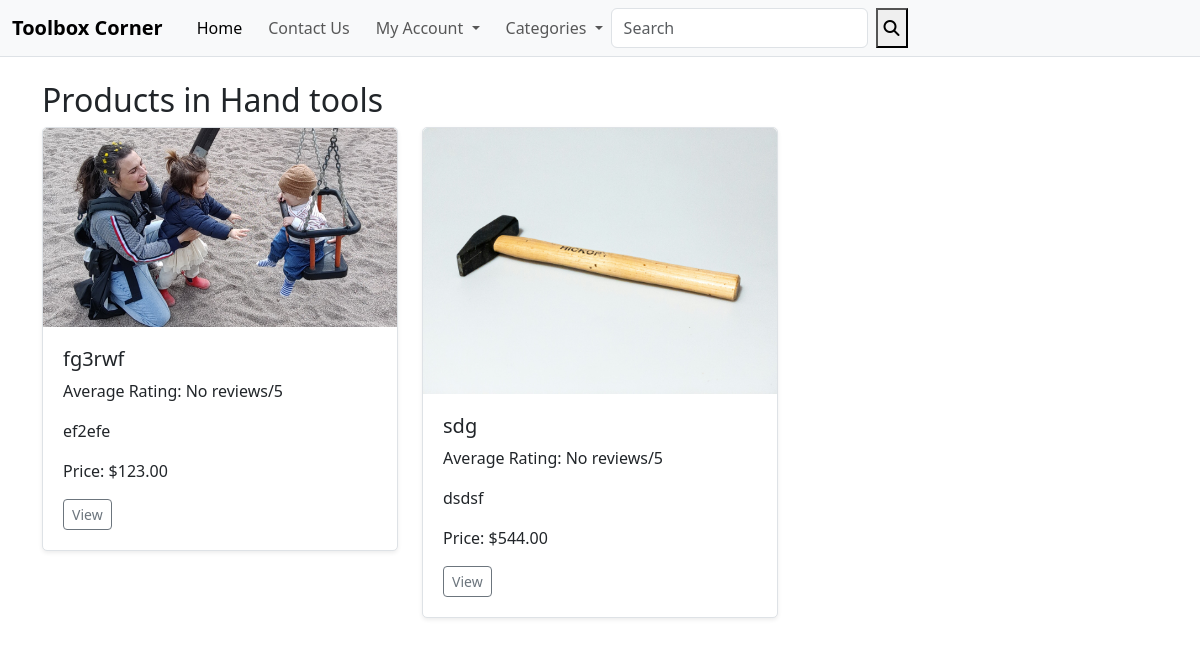
The page /products/products/category/1/ on the database as committed earlier.
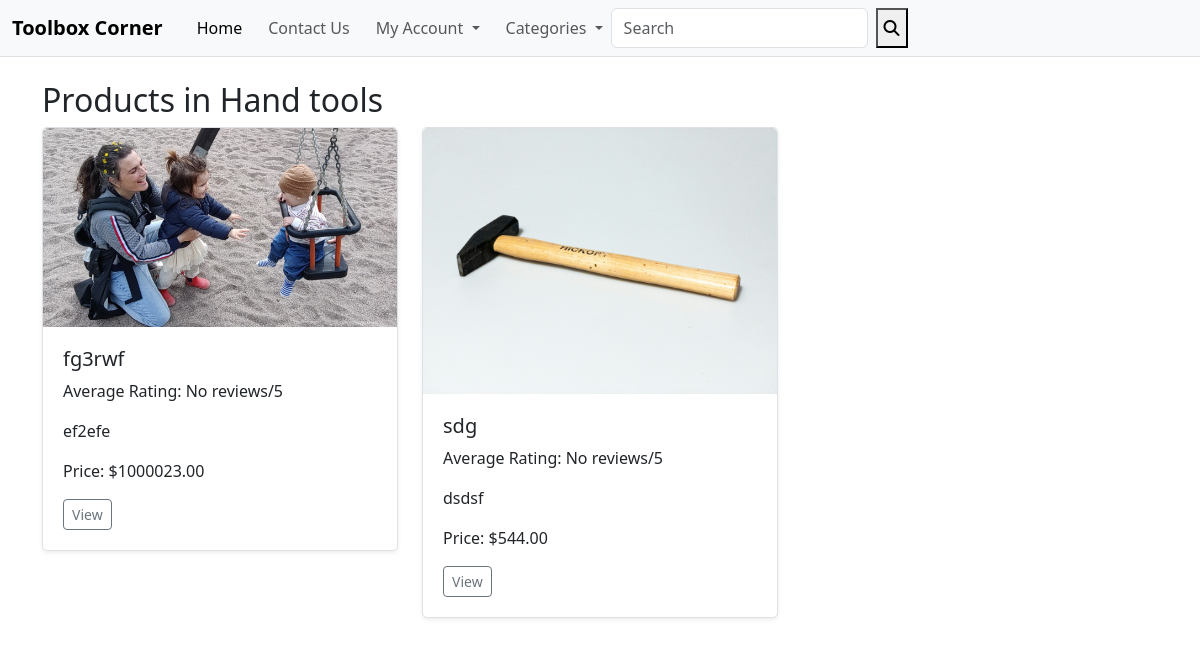
The same page on the database as committed later.
### website/models.py (models this page shows, shortened)
class Category(models.Model):
    name = models.CharField(max_length=100)

class Product(models.Model):
    name = models.CharField(max_length=100)
    description = models.TextField(max_length=300)
    price = models.DecimalField(max_digits=10, decimal_places=2)
    created_by = models.ForeignKey(User, null=True, blank=True, on_delete=models.SET_NULL)
    created_at = models.DateTimeField(auto_now_add=True)
    modified_at = models.DateTimeField(auto_now=True)
    category = models.ForeignKey(Category, null=True, blank=True, on_delete=models.SET_NULL, related_name='products')

class ProductImage(models.Model):
    product = models.ForeignKey(Product, on_delete=models.CASCADE, related_name='images')
    image = models.ImageField(null=True, blank=True)
    alt = models.CharField(max_length=50, blank=True, null=True)

### website/views.py (the view)
# urls.py: path('products/category/<int:category_id>/', views.category_products, name='category_products'),
def category_products(request, category_id):
    category = get_object_or_404(Category, id=category_id)
    products = Product.objects.filter(category=category)
    product_images = {product.id: product.images.first() for product in products}
    context = {
        'category': category,
        'products': products,
        'product_images': product_images,
        'MEDIA_URL': settings.MEDIA_URL,
    }
    return render(request, 'website/category_products.html', context)

### templates/website/category_products.html
{% extends 'base.html' %}
{% block content %}
<h2>Products in {{ category.name }}</h2>
<div class="row">
    {% for product in products %}
    <div class="col-md-4">
        <div class="card mb-4 shadow-sm">
            {% with product.images.first as product_image %}
                {% if product_image %}
                <img class="card-img-top" src="{{ product_image.image.url }}" alt="{{ product.name }}">
                {% else %}
                <img class="card-img-top" src="{{ MEDIA_URL }}noimage.png" alt="{{ product.name }}">
                {% endif %}
            {% endwith %}
            <div class="card-body">
                <h5 class="card-title d-inline">{{ product.name }}</h5>
                <p>Average Rating: {{ product.average_rating|default:"No reviews" }}/5</p>
                <p class="card-text">{{ product.description }}</p>
                <p class="card-text">Price: ${{ product.price }}</p>
                <div class="d-flex justify-content-between align-items-center">
                    <div class="btn-group">
                        <a href="{% url 'product_detail' product.id %}" class="btn btn-sm btn-outline-secondary">View</a>
                    </div>
                </div>
            </div>
        </div>
    </div>
    {% endfor %}
</div>
{% endblock %}

### templates/base.html (shortened to what this page needs)
{% load static %}
<!DOCTYPE html>
<html lang="en">
<head>
    {% block corecss %}
    <link href="https://cdn.jsdelivr.net/npm/bootstrap@5.3.3/dist/css/bootstrap.min.css" rel="stylesheet">
    <link rel="stylesheet" href="{% static 'css/base.css' %}">
    {% endblock %}
</head>
<body>
    <nav class="navbar navbar-expand-lg navbar-light bg-light">
        <div class="container-fluid">
            <a class="navbar-brand" href="{% url 'home' %}">Toolbox Corner</a>
            <div class="collapse navbar-collapse" id="navbarTogglerDemo03">
                <ul class="navbar-nav me-auto mb-2 mb-lg-0">
                    <li class="nav-item">
                        <a class="nav-link active" aria-current="page" href="{% url 'home' %}">Home</a>
                    </li>
                    <li class="nav-item">
                        <a class="nav-link font-weight-bold" href="{% url 'contact' %}">Contact Us</a>
                    </li>
                    <li class="nav-item dropdown">
                        <a class="nav-link dropdown-toggle" href="#" id="navbarDropdown" role="button" data-bs-toggle="dropdown" aria-expanded="false">
                            My Account
                        </a>
                    </li>
                    <li class="nav-item dropdown">
                        <a class="nav-link dropdown-toggle" href="#" id="navbarDropdown" role="button" data-bs-toggle="dropdown" aria-expanded="false">
                            Categories
                        </a>
                    </li>
                <form class="d-flex" method="GET" action="{% url 'search_results' %}">
                    <input class="form-control me-2" type="search" placeholder="Search" aria-label="Search" name="q">
                            <button type="submit">
                                <span>
                                    <i class="fa-solid fa-magnifying-glass"></i>
                                </span>
                            </button>
                </form>
            </div>
        </div>
    </nav>
    <div class="container mt-4">
        {% block content %}
        {% endblock %}
    </div>
</body>
</html>

### static/css/base.css (style rules this page uses)
.navbar { background-color: #f8f9fa; border-bottom: 1px solid #dee2e6; }
.navbar-brand { font-weight: bold; }
.navbar-nav .nav-item { margin-left: 10px; }
.card { border: 1px solid #dee2e6; border-radius: 5px; margin-bottom: 20px; }
.card-img-top { border-top-left-radius: 5px; border-top-right-radius: 5px; }
.card-body { padding: 20px; }
.card-img-top { max-height: 100%; max-width: 100%; object-fit: cover; }
.card-body { display: flex; flex-direction: column; }
.card-body .btn-group { margin-top: auto; }

Rows that differ between the two databases and show on the page:
changed Product "fg3rwf": price "123.00" → "1000023.00"
